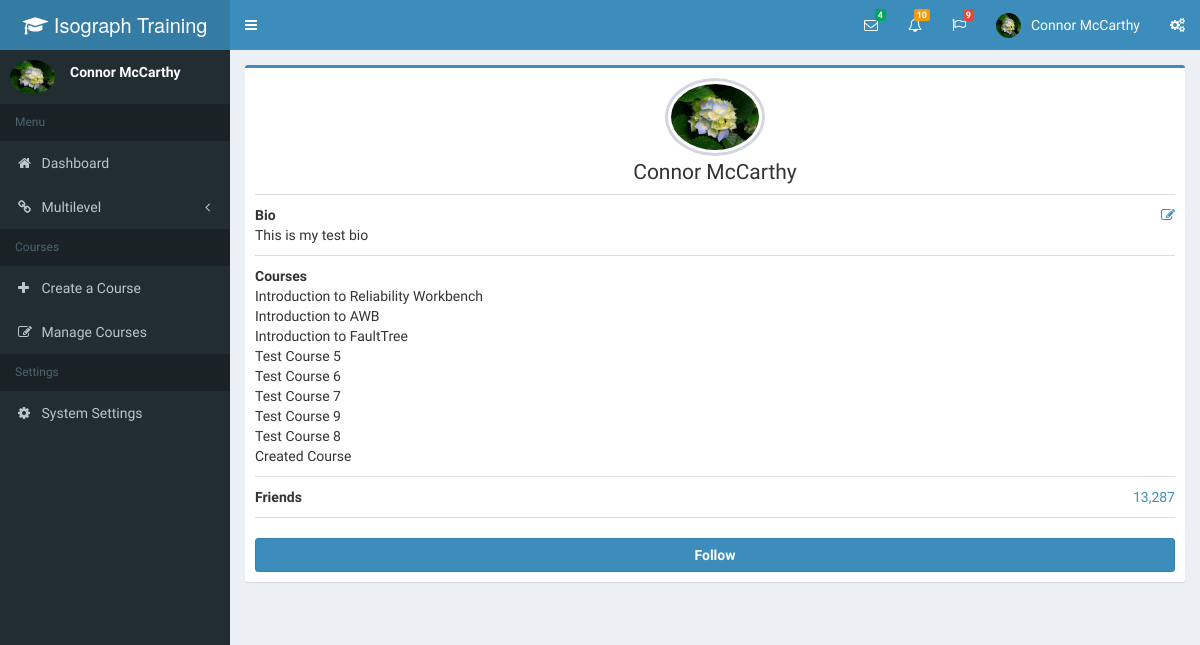
/admin/profile.php (signed in), run on the app's committed database.
### tables this page shows
CREATE TABLE `settings` (
  `name` varchar(500) NOT NULL,
  `value` varchar(500) NOT NULL,
  `Display` varchar(6000) NOT NULL,
  `displayOrder` int(5) NOT NULL
);

CREATE TABLE `staff` (
  `id` int(5) NOT NULL,
  `username` varchar(300) NOT NULL,
  `password` varchar(300) NOT NULL,
  `salt` varchar(300) NOT NULL,
  `name` varchar(1000) NOT NULL,
  `profilePictureLocation` varchar(1000) NOT NULL,
  `level` int(1) NOT NULL,
  `bio` longtext NOT NULL
);

CREATE TABLE `courses` (
  `id` int(5) NOT NULL,
  `name` varchar(250) NOT NULL,
  `description` longtext NOT NULL,
  `author` varchar(120) NOT NULL,
  `price` varchar(8) NOT NULL
);

### admin/profile.php (the view, shortened to what this page needs)
<?php
require('./inc/site.php');
$admin->top("Profile");
$sql = "SELECT * FROM staff where id='{$_SESSION['staffID']}'";
$res = $mysqli->query($sql);
$row = $res->fetch_assoc();
?>
<div class="box box-primary">
            <div class="box-body box-profile">
            <div class='profileInfo'>
              <div class='Profileimage'><img class="profile-user-img img-responsive img-circle image" src="<?php if($row['profilePictureLocation'] != "" ){echo $row['profilePictureLocation'];} else {echo "./dist/img/user.png";} ?>" alt="User profile picture"></div>
              <h3 class="profile-username text-center"><?php echo $row['name']; ?></h3></div>
              <ul class="list-group list-group-unbordered">
                <li class="list-group-item">
                  <b>Bio</b> <a class="pull-right" id='editBio'><i class="fa fa-pencil-square-o" aria-hidden="true"></i></a><br />
                  <div id='bio'>
                  <?php echo $row['bio']; ?>
                  </div>
                </li>
                <li class="list-group-item">
                  <b>Courses</b><br />
                  <?php $csql = "SELECT * FROM courses WHERE author = '{$_SESSION['staffID']}'";
                  $cres = $mysqli->query($csql);
                  while($crow = $cres->fetch_assoc())
                  {
                  	echo $crow['name'] . "<br />";
                  }
                  ?>
                </li>
                <li class="list-group-item">
                  <b>Friends</b> <a class="pull-right">13,287</a>
                </li>
              </ul>
              <a href="#" class="btn btn-primary btn-block"><b>Follow</b></a>
            </div>
          </div>
<?php
$admin->footer();
?>

### admin/inc/site.php (shortened to what this page needs)
<?php
class admin
{
	function top($title)
	{
		$siteName = $this->getSetting('siteName');
		$first_part = basename($_SERVER['PHP_SELF'], ".php");
?>
<!DOCTYPE html>
<html>
<head>
  <link rel="stylesheet" href="bower_components/bootstrap/dist/css/bootstrap.min.css">
  <link rel="stylesheet" href="bower_components/font-awesome/css/font-awesome.min.css">
  <link rel="stylesheet" href="bower_components/Ionicons/css/ionicons.min.css">
  <link rel="stylesheet" href="dist/css/AdminLTE.css">
  <link rel="stylesheet" href="dist/css/skins/skin-blue.min.css">
</head>
<body class="hold-transition skin-blue sidebar-mini">
<div class="wrapper">
  <header class="main-header">
    <a href="index2.html" class="logo">
      <span class="logo-lg"><i class="fa fa-graduation-cap"></i> <?php echo $siteName; ?></span>
    </a>
    <nav class="navbar navbar-static-top" role="navigation">
      <a href="#" class="sidebar-toggle" data-toggle="push-menu" role="button">
      </a>
      <div class="navbar-custom-menu">
        <ul class="nav navbar-nav">
          <li class="dropdown messages-menu">
            <a href="#" class="dropdown-toggle" data-toggle="dropdown">
              <i class="fa fa-envelope-o"></i>
              <span class="label label-success">4</span>
            </a>
          </li>
          <li class="dropdown notifications-menu">
            <a href="#" class="dropdown-toggle" data-toggle="dropdown">
              <i class="fa fa-bell-o"></i>
              <span class="label label-warning">10</span>
            </a>
          </li>
          <li class="dropdown tasks-menu">
            <a href="#" class="dropdown-toggle" data-toggle="dropdown">
              <i class="fa fa-flag-o"></i>
              <span class="label label-danger">9</span>
            </a>
          </li>
          <li class="dropdown user user-menu">
            <a href="#" class="dropdown-toggle" data-toggle="dropdown">
              <img src="<?php if($_SESSION['staffPic']!= "" ){echo $_SESSION['staffPic'];} else {echo "./dist/img/user.png";} ?>" class="user-image" alt="User Image">
              <span class="hidden-xs"><?php echo $_SESSION['staffName']; ?></span>
            </a>
          </li>
          <li>
            <a href="#" data-toggle="control-sidebar"><i class="fa fa-gears"></i></a>
          </li>
        </ul>
      </div>
    </nav>
  </header>
  <aside class="main-sidebar">
    <section class="sidebar">
      <div class="user-panel">
        <div class="pull-left image">
          <img src="<?php if($_SESSION['staffPic']!= "" ){echo $_SESSION['staffPic'];} else {echo "./dist/img/user.png";} ?>" class="img-circle" alt="User Image">
        </div>
        <div class="pull-left info">
          <p><?php echo $_SESSION['staffName']; ?></p>
        </div>
      </div>
      <ul class="sidebar-menu" data-widget="tree">
        <li class="header">Menu</li>
        <li class='<?php if ($first_part=="index") {echo "active"; } ?>'><a href="index.php"><i class="fa fa-home"></i> <span>Dashboard</span></a></li>
        <li class="treeview">
          <a href="#"><i class="fa fa-link"></i> <span>Multilevel</span>
            <span class="pull-right-container">
                <i class="fa fa-angle-left pull-right"></i>
              </span>
          </a>
        </li>
                <li class="header">Courses</li>
        <li class='<?php if ($first_part=="newcourse") {echo "active"; } ?>'><a href="newcourse.php"><i class="fa fa-plus"></i> <span>Create a Course</span></a></li>
        <li class='<?php if ($first_part=="managecourse") {echo "active"; } ?>'><a href="managecourse.php"><i class="fa fa-pencil-square-o"></i> <span>Manage Courses</span></a></li>
         <li class="header">Settings</li>
          <li class='<?php if ($first_part=="settings") {echo "active"; } ?>'><a href="settings.php"><i class="fa fa-cog"></i> <span>System Settings</span></a></li>
      </ul>
    </section>
  </aside>
  <div class="content-wrapper">
    <section class="content container-fluid">
<?php
	}
	function footer()
	{
		?>
		    </section>
  </div>
</div>
</body>
</html>
		<?php
	}
function getSetting($settingName)
{
	require('../inc/db.php');
	$sql = "SELECT * FROM settings WHERE name ='$settingName'";
	$res = $mysqli->query($sql);
	$row = $res->fetch_assoc();
	return $row['value'];
}
}
?>

### data on the page
settings: value "Isograph Training"
staff: profilePictureLocation (picture), name "Connor McCarthy", bio "This is my test bio"
courses: name "Introduction to Reliability Workbench"
courses: name "Introduction to AWB"
courses: name "Introduction to FaultTree"
courses: name "Test Course 5"
courses: name "Test Course 6"
courses: name "Test Course 7"
courses: name "Test Course 9"
courses: name "Test Course 8"
courses: name "Created Course"

### other printed values
$_SESSION['staffName'] "Connor McCarthy"
